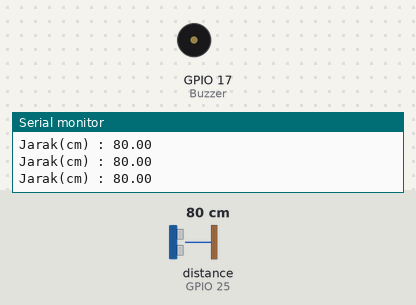
Recording of a program running on a simulated ESP32. On the bench: buzzer (waves = sounding, pin HIGH), the last lines printed to the serial monitor. Inputs (shaded band) come from the test bench; at power-on: distance to the obstacle (sensor on GPIO 25) 80 cm. The echo pulse lasts 58.3 µs per cm.

Above: at 1.2 s.
1.3 s: distance to the obstacle (sensor on GPIO 25) set to 16 cm
4.3 s: distance to the obstacle (sensor on GPIO 25) set to 13 cm
At 4.7 s:
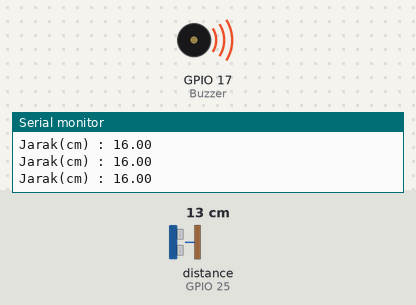
7.3 s: distance to the obstacle (sensor on GPIO 25) set to 120 cm
At 8.0 s:
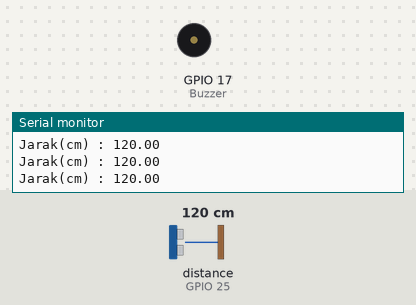
8.8 s: distance to the obstacle (sensor on GPIO 25) set to 12 cm
At 9.2 s:
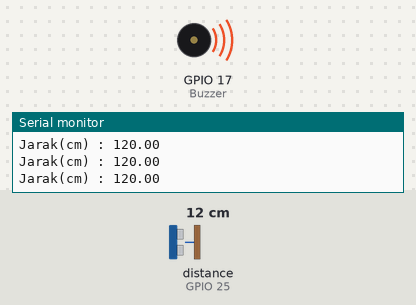
Timing chart, 0 to 12.8 s (numbered marks = the images above; inputs shaded):
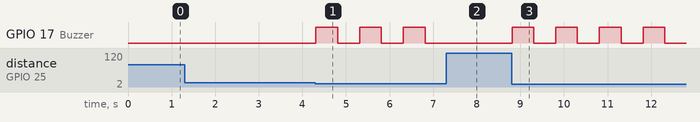

Measured:
- the behaviour switches between 15 and 14 cm on distance to the obstacle (sensor on GPIO 25) (found by bisection; images 0 and 1)
- after the input at 4.3 s, GPIO 17 (Buzzer): alternates HIGH for 0.50 s and LOW for 0.50 s, starting at once
- after the input at 7.3 s, GPIO 17 (Buzzer): stays LOW (without the input it goes to HIGH after 0.02 s)
- after the input at 8.8 s, GPIO 17 (Buzzer): alternates HIGH for 0.50 s and LOW for 0.50 s, starting at once

The program:

main.cpp
```cpp
#include <Arduino.h>
#include <HCSR04.h>                  //Memasukkan library HCSR04
int Buzzer = 17;                     // Membuat variabel Buzzer berisi 3
float jarak;                         // Membuat variabel jarak
UltraSonicDistanceSensor hc(26, 25); // Mendefinisikan pin D5 sebagai Trig dan D6 sebagai Echo

void setup()
{
  pinMode(Buzzer, OUTPUT);
  Serial.begin(9600); // menentukan baudrate di 9600
}

void loop()
{
  jarak = hc.measureDistanceCm();
  if (jarak < 5)
  { // jika jarak < 5 cm maka

    digitalWrite(Buzzer, HIGH); // buzzer menyala selama
    delay(100);                 // 100 ms
    digitalWrite(Buzzer, LOW);  // buzzer mati selama
    delay(100);                 // 100ms
  }

  else if (jarak < 10)
  {                             // jika jarak < 10 cm maka
    digitalWrite(Buzzer, HIGH); // buzzer menyala selama
    delay(250);                 // 250 ms
    digitalWrite(Buzzer, LOW);  // buzzer mati selama
    delay(250);                 // 250 ms
  }

  else if (jarak < 15)
  {                             // jika jarak < 15 cm maka
    digitalWrite(Buzzer, HIGH); // buzzer menyala selama
    delay(500);                 // 500 ms
    digitalWrite(Buzzer, LOW);  // buzzer mati selama
    delay(500);                 // 500 ms
  }

  Serial.print("Jarak(cm) : ");
  Serial.println(jarak);
}
```
